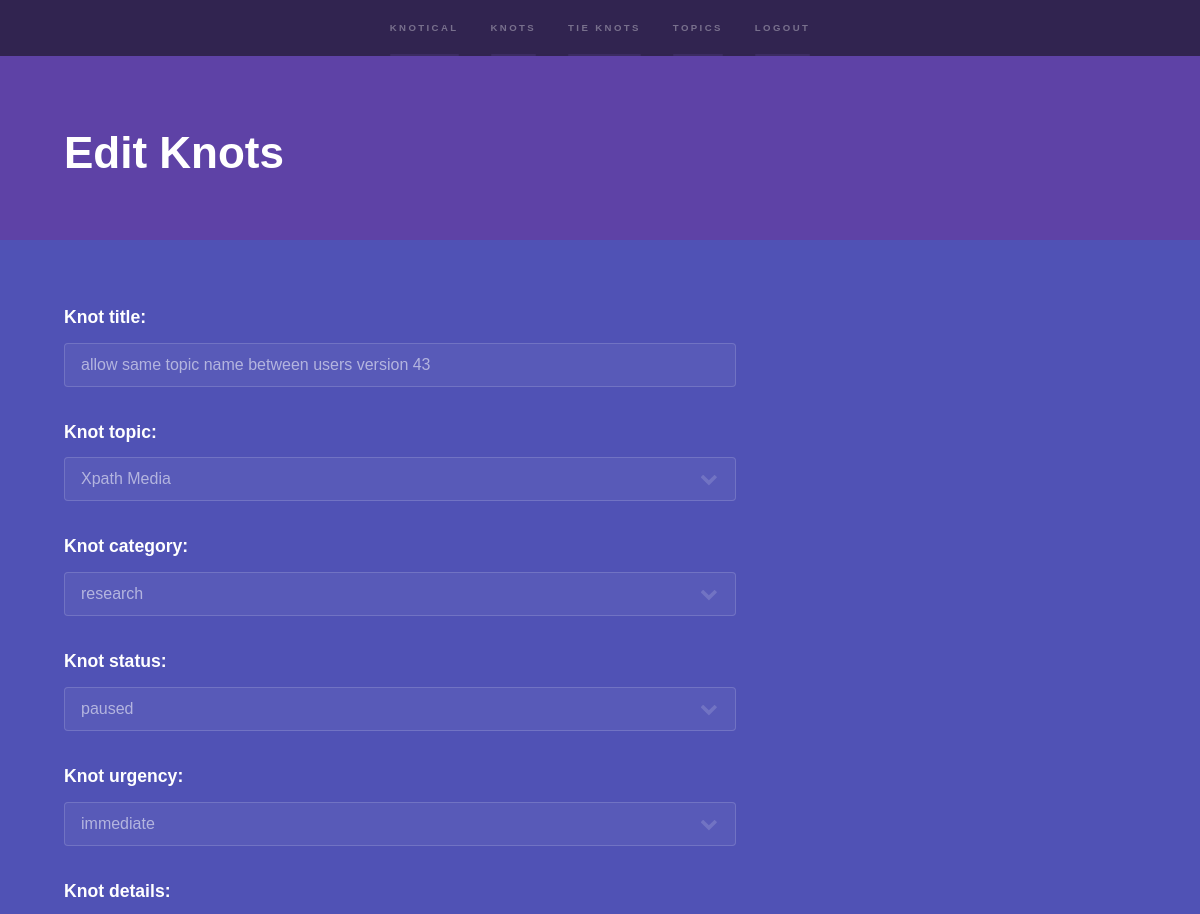
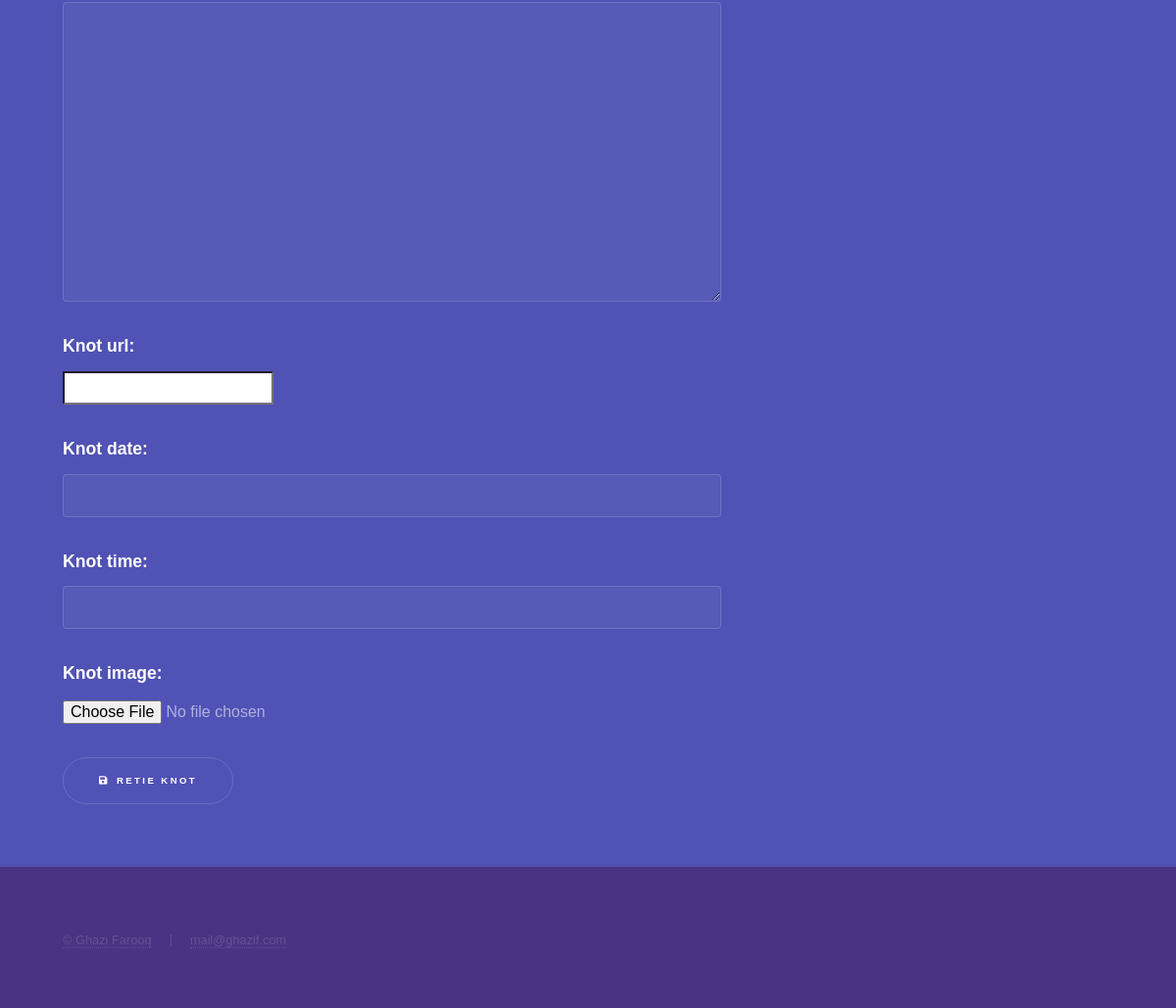
The app's page /tasks/edit/allow same topic name between users version 43 (signed in) with its own data (2 pictures, top to bottom).
### taskmanager/models.py (models this page shows, shortened)
class Knots(models.Model):
    knot_title = models.CharField(max_length=256, blank=False, unique = True)
    knot_owner = models.ForeignKey(User, on_delete=models.CASCADE)
    knot_topic = models.ForeignKey(KnotsTopics, blank = True, null = True, on_delete=models.SET_NULL)
    knot_category = models.ForeignKey(KnotsCategory, blank = True, null = True, on_delete=models.SET_NULL, default=1)
    knot_status = models.ForeignKey(KnotsStatus, blank = True, null = True, on_delete=models.SET_NULL, default=1)
    knot_urgency = models.ForeignKey(KnotsUrgency, blank = True, null = True, on_delete=models.SET_NULL, default=1)
    knot_details = models.TextField(blank=True)
    knot_url = models.URLField(blank=True)
    knot_date = models.DateField(blank=True, null=True)
    knot_time = models.TimeField(blank=True, null=True)
    knot_image = models.ImageField(upload_to='uploads',blank=True, null=True)
    knot_longitude = models.DecimalField(max_digits=9, decimal_places=6,blank=True, null=True)
    knot_latitude  = models.DecimalField(max_digits=9, decimal_places=6,blank=True, null=True)

class KnotsTopics(models.Model):
    knot_topic = models.CharField(max_length=256, blank=False, unique = True)
    knot_topic_owner = models.ForeignKey(User, on_delete=models.CASCADE)
    def __str__(self):
        return self.knot_topic

### taskmanager/views.py (the view)
# urls.py: path('tasks/edit/<str:title>', views.tasks_edit, name='tasks_edit'),
def tasks_edit(request,title):
    if (request.POST):
        edit_knot_instance = Knots.objects.get(knot_owner = request.user, knot_title = title)
        edit_knot_form = CreateKnotForm(request.user, data=request.POST, instance=edit_knot_instance)
        if edit_knot_form.is_valid():
            edit_knot_form.save()
        return redirect('taskmanager:tasks_edit',title = edit_knot_form.cleaned_data['knot_title'])
    else:
        edit_knot_instance = Knots.objects.get(knot_owner = request.user, knot_title = title)
        edit_knot_form = CreateKnotForm(request.user, instance=edit_knot_instance)
        print(edit_knot_form.errors)
    return render(request,'taskmanager/tasks_edit.html',
                           {'edit_knot_form': edit_knot_form})

### taskmanager/forms.py
class CreateKnotForm(forms.ModelForm):
    class Meta():
        model = Knots
        fields = ['knot_title', 'knot_topic', 'knot_category', 'knot_status',
                  'knot_urgency', 'knot_details', 'knot_url', 'knot_date',
                  'knot_time', 'knot_image']
    def __init__(self, user, *args, **kwargs):
        super(CreateKnotForm, self).__init__(*args, **kwargs)
        self.fields['knot_topic'].queryset = KnotsTopics.objects.filter(knot_topic_owner=user)

### taskmanager/models.py (called while the page is built)
    def __str__(self):
        return self.status_name

    def __str__(self):
        return self.category_name

    def __str__(self):
        return self.urgency_title

### templates/taskmanager/tasks_edit.html (shortened to what this page needs)
{% extends "interface/base.html" %}
{% block body_block %}
  <section id="three" class="wrapper style1 fade-up">
    <div class="inner">
      <h1>Edit Knots</h1>
    </div>
  </section>
  {% if user.is_authenticated %}
               {% if record_not_found %}
                 <section id="main" class="wrapper">
                   <div class="inner">
                               <h3>Unable to find knot!</h3>
                     </div>
                 </section>
               {% else %}
                          <section class="wrapper style2 spotlights">
                            <section>
                              <div class="content">
                                <div class="inner">
                                      <form enctype="multipart/form-data" method="POST">
                                        {{ edit_knot_form.as_p }}
                                        <a href="#" class="button submit icon solid fa-save">Retie Knot</a>
                                      </form>
                                </div>
                              </div>
                            </section>
                          </section>
                {% endif %}
  {% endif %}
{% endblock %}

### records on screen
Knots: knot_title "allow same topic name between users version 43"
KnotsTopics: knot_topic "Xpath Media"
